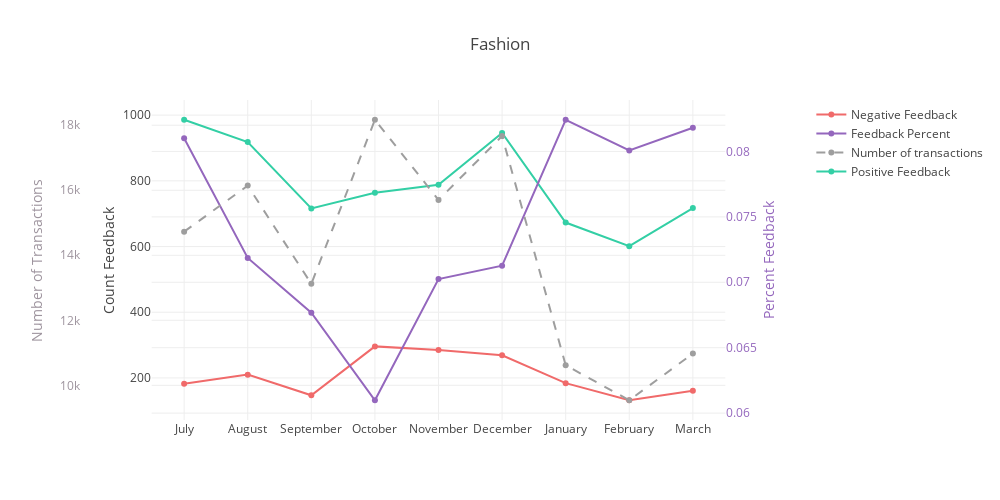

The cell this chart's notebook holds for it:
### Code cell
category_graph('Fashion')

### Figure 1 — Plotly figure (JSON) as saved in the notebook; plotly's stock layout.template omitted (floating-point values rounded to 4 significant figures)
{"data": [{"line": {"color": "#F06A6A"}, "name": "Negative Feedback", "type": "scatter", "uid": "f06e7d92-1641-4db6-903d-275374d62ed4", "x": ["July", "August", "September", "October", "November", "December", "January", "February", "March"], "y": [182, 210, 147, 296, 285, 269, 184, 132, 161]}, {"line": {"color": "rgb(148, 103, 189)"}, "name": "Feedback Percent", "type": "scatter", "uid": "86d400d6-2eb4-47d8-92f4-a1655f67a673", "x": ["July", "August", "September", "October", "November", "December", "January", "February", "March"], "y": [0.08101, 0.07186, 0.06768, 0.06098, 0.07024, 0.07127, 0.08242, 0.08008, 0.08181], "yaxis": "y2"}, {"line": {"color": "#9E9E9E", "dash": "dash"}, "name": "Number of transactions", "type": "scatter", "uid": "b92edda2-1aaa-4d32-bd69-826b448e2a6d", "x": ["July", "August", "September", "October", "November", "December", "January", "February", "March"], "y": [14726, 16143, 13121, 18169, 15703, 17666, 10616, 9541, 10976], "yaxis": "y3"}, {"line": {"color": "#33CFA5"}, "name": "Positive Feedback", "type": "scatter", "uid": "82542182-ba2f-4425-8f12-936dbea29c85", "x": ["July", "August", "September", "October", "November", "December", "January", "February", "March"], "y": [986, 918, 716, 764, 788, 946, 673, 601, 717]}], "layout": {"autosize": false, "height": 500, "title": {"text": "Fashion"}, "width": 1000, "xaxis": {"autorange": true, "domain": [0.1, 0.9], "range": [-0.5109, 8.511], "type": "category"}, "yaxis": {"autorange": true, "range": [71.87, 1046.0], "title": {"text": "Count Feedback"}, "type": "linear"}, "yaxis2": {"autorange": true, "overlaying": "y", "range": [0.05947, 0.08393], "side": "right", "tickfont": {"color": "rgb(148, 103, 189)"}, "title": {"font": {"color": "rgb(148, 103, 189)"}, "text": "Percent Feedback"}, "type": "linear"}, "yaxis3": {"anchor": "free", "autorange": true, "overlaying": "y", "position": 0, "range": [8934.0, 18780.0], "side": "left", "tickfont": {"color": "rgb(158, 148, 158)"}, "title": {"font": {"color": "rgb(158, 148, 158)"}, "text": "Number of Transactions"}, "type": "linear"}}}
